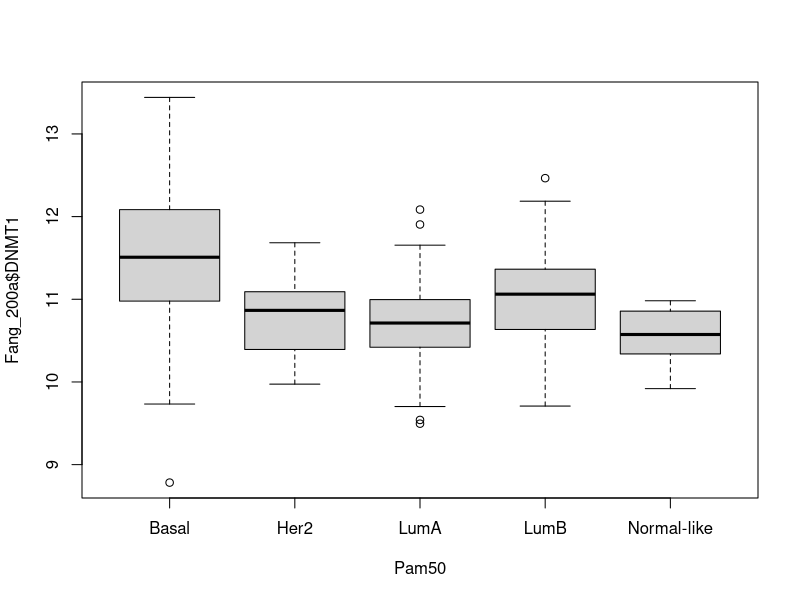
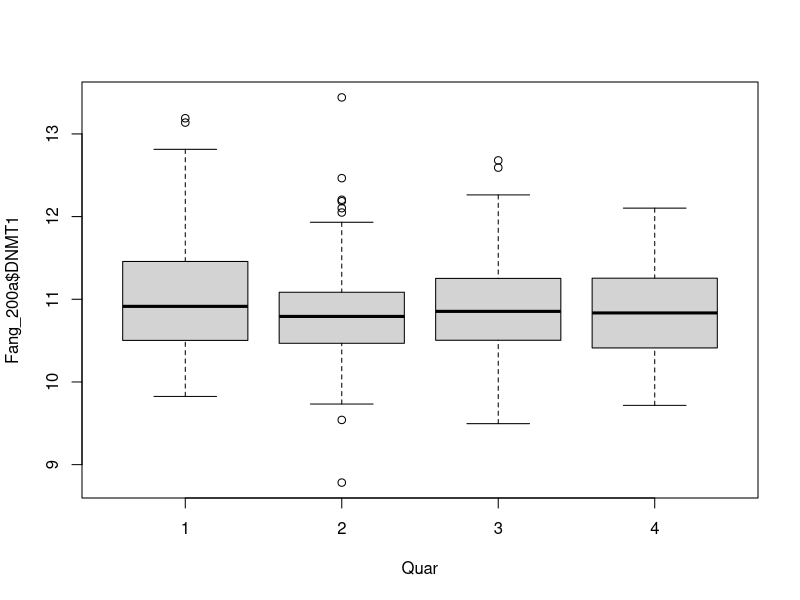
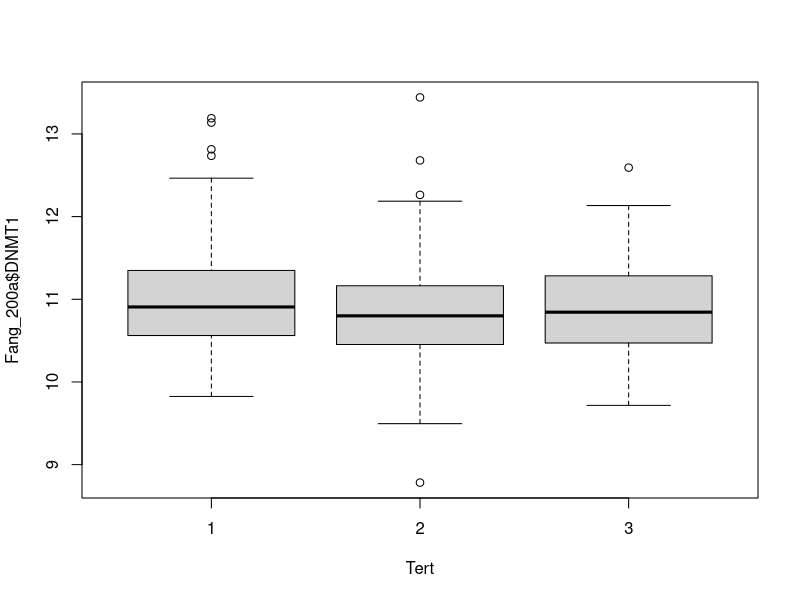
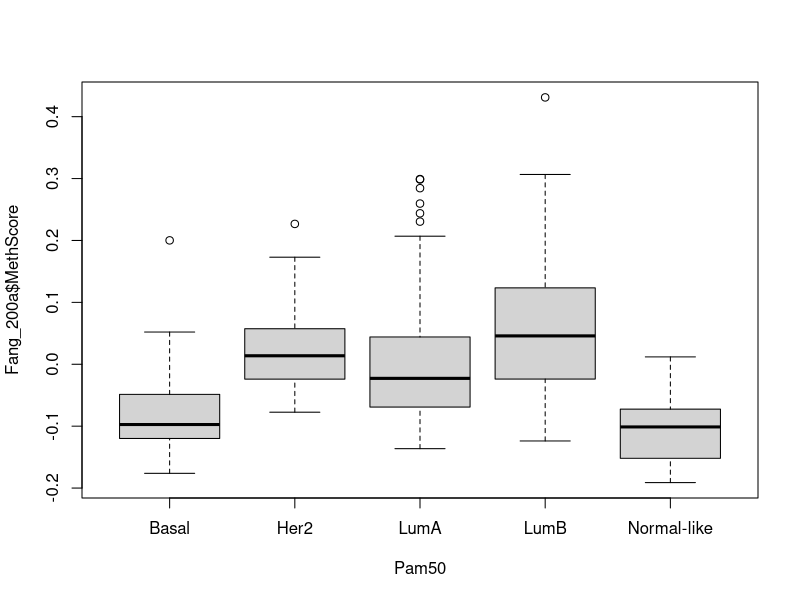
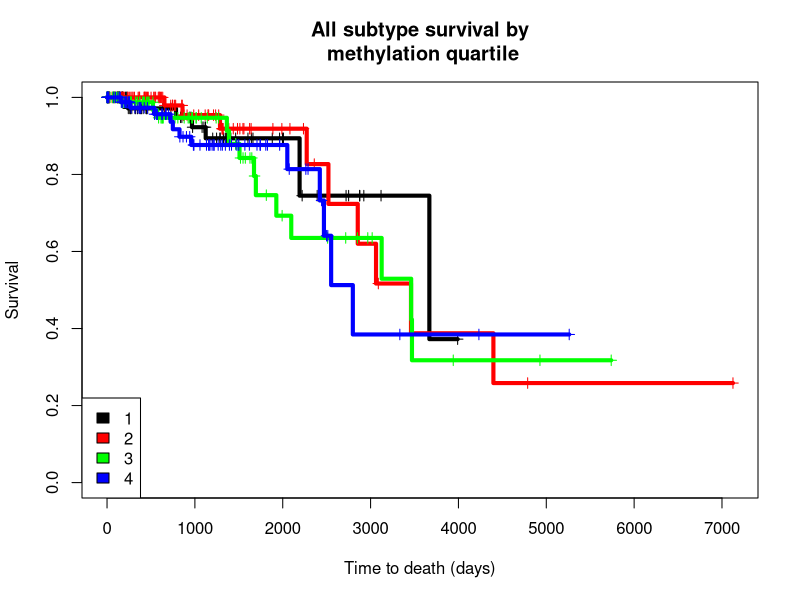
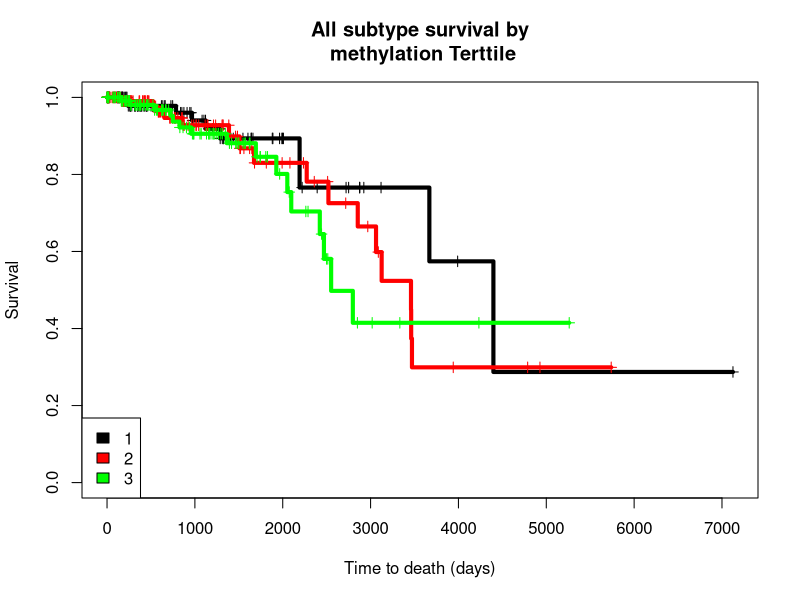
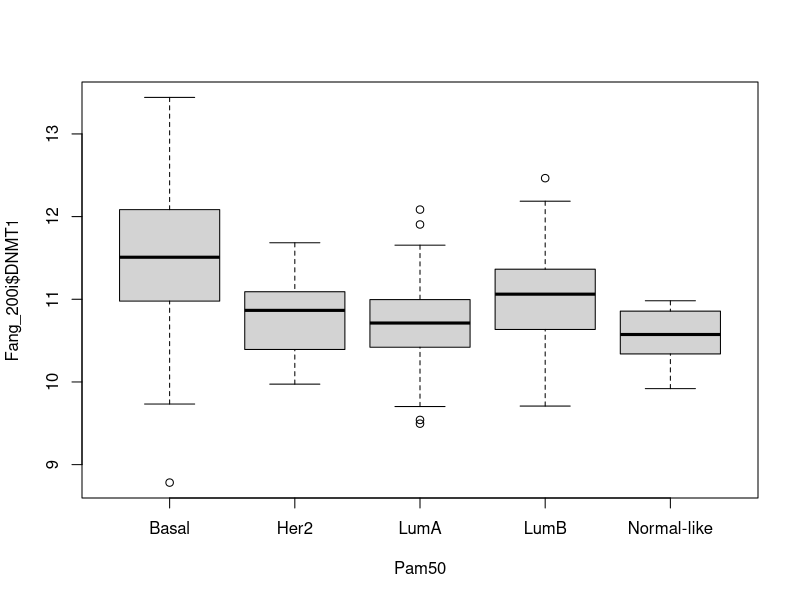
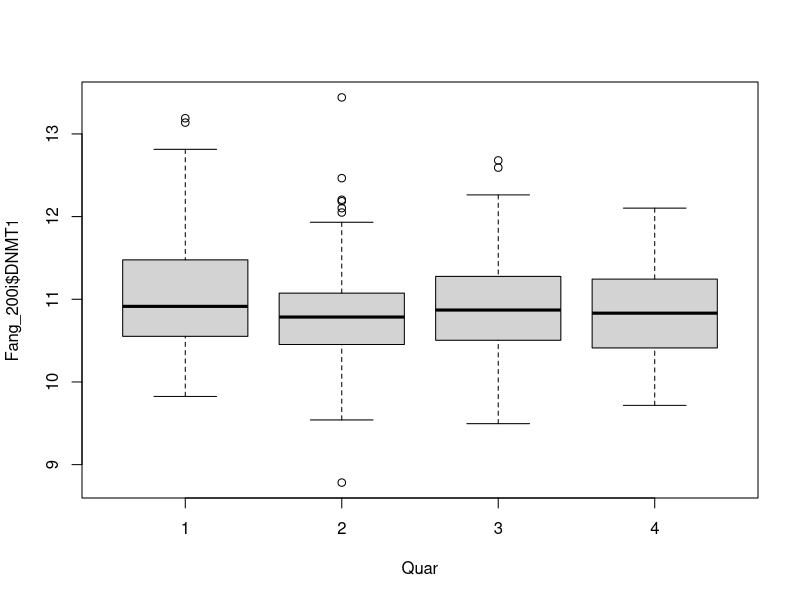

Source code (R) for these figures, in order:
setwd("~/Bioinformatics Work/Meth & RNA/Meth_overview")

library(survival)


#############   Including normals first

### Load in the normals files for each subset

Fang_200a <- read.table("Fang_TSS200_all_exp_set.txt", sep ="\t", header = TRUE, row.names = 1)

########### create factors

Pam50 <- as.factor(Fang_200a$Pam50)
Quar <- as.factor(Fang_200a$Quartile)
Tert <- as.factor(Fang_200a$Tertile)


boxplot(Fang_200a$DNMT1 ~ Pam50)
boxplot(Fang_200a$DNMT1 ~ Quar)
boxplot(Fang_200a$DNMT1 ~ Tert)

boxplot(Fang_200a$MethScore ~ Pam50)

aov.out = aov(Fang_200a$DNMT3B ~ Pam50)
summary(aov.out)
TukeyHSD(aov.out)


### Survivial curves

fit.diff = survdiff(Surv(Survival_time,Survival_event == 1) ~ factor(Quar),
                    data=Fang_200a) 
chisq2 = signif(1-pchisq(fit.diff$chisq,length(levels(factor(Quar)))-1),3) 
fit1 = survfit(Surv(Survival_time,Survival_event == 1)~Quar,
               data=Fang_200a,conf.type="log-log") 
kmcolours <- c("black", "red", "green", "blue")
plot(fit1, conf.int=F,col=kmcolours,xlab="Time to death (days)", 
     ylab="Survival",main=c("All subtype survival by\n methylation quartile"), 
     lwd=4,mark.time=TRUE)
legend("bottomleft",legend=levels(factor(Quar)),
       fill = kmcolours, cex = 1)

###do another anova for signifigance
anova(coxph(Surv(Survival_time,Survival_event == 1)~factor(Quar), data = Fang_200a))


####### by tertile

fit.diff = survdiff(Surv(Survival_time,Survival_event == 1) ~ factor(Tert),
                    data=Fang_200a) 
chisq2 = signif(1-pchisq(fit.diff$chisq,length(levels(factor(Tert)))-1),3) 
fit1 = survfit(Surv(Survival_time,Survival_event == 1)~Tert,
               data=Fang_200a,conf.type="log-log") 
kmcolours <- c("black", "red", "green", "blue")
plot(fit1, conf.int=F,col=kmcolours,xlab="Time to death (days)", 
     ylab="Survival",main=c("All subtype survival by\n methylation Terttile"), 
     lwd=4,mark.time=TRUE)
legend("bottomleft",legend=levels(factor(Tert)),
       fill = kmcolours, cex = 1)

###do another anova for signifigance
anova(coxph(Surv(Survival_time,Survival_event == 1)~factor(Tert), data = Fang_200a))


##########################################################################

Fang_200i <- read.table("Fang_TSS200_island_exp_set.txt", sep ="\t", header = TRUE, row.names = 1)

########### create factors

Pam50 <- as.factor(Fang_200i$Pam50)
Quar <- as.factor(Fang_200i$Quartile)
Tert <- as.factor(Fang_200i$Tertile)


boxplot(Fang_200i$DNMT1 ~ Pam50)
boxplot(Fang_200i$DNMT1 ~ Quar)
boxplot(Fang_200i$DNMT1 ~ Tert)

boxplot(Fang_200i$MethScore ~ Pam50)

aov.out = aov(Fang_200i$DNMT3B ~ Quar)
summary(aov.out)
TukeyHSD(aov.out)


### Survivial curves

fit.diff = survdiff(Surv(Survival_time,Survival_event == 1) ~ factor(Quar),
                    data=Fang_200i) 
chisq2 = signif(1-pchisq(fit.diff$chisq,length(levels(factor(Quar)))-1),3) 
fit1 = survfit(Surv(Survival_time,Survival_event == 1)~Quar,
               data=Fang_200i,conf.type="log-log") 
kmcolours <- c("black", "red", "green", "blue")
plot(fit1, conf.int=F,col=kmcolours,xlab="Time to death (days)", 
     ylab="Survival",main=c("All subtype survival by\n methylation quartile"), 
     lwd=4,mark.time=TRUE)
legend("bottomleft",legend=levels(factor(Quar)),
       fill = kmcolours, cex = 1)

###do another anova for signifigance
anova(coxph(Surv(Survival_time,Survival_event == 1)~factor(Quar), data = Fang_200i))


####### by tertile

fit.diff = survdiff(Surv(Survival_time,Survival_event == 1) ~ factor(Tert),
                    data=Fang_200i) 
chisq2 = signif(1-pchisq(fit.diff$chisq,length(levels(factor(Tert)))-1),3) 
fit1 = survfit(Surv(Survival_time,Survival_event == 1)~Tert,
               data=Fang_200i,conf.type="log-log") 
kmcolours <- c("black", "red", "green", "blue")
plot(fit1, conf.int=F,col=kmcolours,xlab="Time to death (days)", 
     ylab="Survival",main=c("All subtype survival by\n methylation Terttile"), 
     lwd=4,mark.time=TRUE)
legend("bottomleft",legend=levels(factor(Tert)),
       fill = kmcolours, cex = 1)

###do another anova for signifigance
anova(coxph(Surv(Survival_time,Survival_event == 1)~factor(Tert), data = Fang_200i))

#################################################################################################

Fang_1500a <- read.table("Fang_TSS1500_all_exp_set.txt", sep ="\t", header = TRUE, row.names = 1)


########### create factors

Pam50 <- as.factor(Fang_1500a$Pam50)
Quar <- as.factor(Fang_1500a$Quartile)
Tert <- as.factor(Fang_1500a$Tertile)


boxplot(Fang_1500a$DNMT1 ~ Pam50)
boxplot(Fang_1500a$DNMT1 ~ Quar)
boxplot(Fang_1500a$DNMT1 ~ Tert)

boxplot(Fang_1500a$MethScore ~ Pam50)

aov.out = aov(Fang_1500a$DNMT3B ~ Quar)
summary(aov.out)
TukeyHSD(aov.out)


### Survivial curves

fit.diff = survdiff(Surv(Survival_time,Survival_event == 1) ~ factor(Quar),
                    data=Fang_1500a) 
chisq2 = signif(1-pchisq(fit.diff$chisq,length(levels(factor(Quar)))-1),3) 
fit1 = survfit(Surv(Survival_time,Survival_event == 1)~Quar,
               data=Fang_1500a,conf.type="log-log") 
kmcolours <- c("black", "red", "green", "blue")
plot(fit1, conf.int=F,col=kmcolours,xlab="Time to death (days)", 
     ylab="Survival",main=c("All subtype survival by\n methylation quartile"), 
     lwd=4,mark.time=TRUE)
legend("bottomleft",legend=levels(factor(Quar)),
       fill = kmcolours, cex = 1)

###do another anova for signifigance
anova(coxph(Surv(Survival_time,Survival_event == 1)~factor(Quar), data = Fang_1500a))


####### by tertile

fit.diff = survdiff(Surv(Survival_time,Survival_event == 1) ~ factor(Tert),
                    data=Fang_1500a) 
chisq2 = signif(1-pchisq(fit.diff$chisq,length(levels(factor(Tert)))-1),3) 
fit1 = survfit(Surv(Survival_time,Survival_event == 1)~Tert,
               data=Fang_1500a,conf.type="log-log") 
kmcolours <- c("black", "red", "green", "blue")
plot(fit1, conf.int=F,col=kmcolours,xlab="Time to death (days)", 
     ylab="Survival",main=c("All subtype survival by\n methylation Terttile"), 
     lwd=4,mark.time=TRUE)
legend("bottomleft",legend=levels(factor(Tert)),
       fill = kmcolours, cex = 1)

###do another anova for signifigance
anova(coxph(Surv(Survival_time,Survival_event == 1)~factor(Tert), data = Fang_1500a))




#####################################################
Fang_1500i <- read.table("Fang_TSS1500_island_exp_set.txt", sep ="\t", header = TRUE, row.names = 1)



########### create factors

Pam50 <- as.factor(Fang_1500i$Pam50)
Quar <- as.factor(Fang_1500i$Quartile)
Tert <- as.factor(Fang_1500i$Tertile)


boxplot(Fang_1500i$DNMT1 ~ Pam50)
boxplot(Fang_1500i$DNMT1 ~ Quar)
boxplot(Fang_1500i$DNMT1 ~ Tert)

boxplot(Fang_1500i$MethScore ~ Pam50)

aov.out = aov(Fang_1500i$DNMT3B ~ Tert)
summary(aov.out)
TukeyHSD(aov.out)


### Survivial curves

fit.diff = survdiff(Surv(Survival_time,Survival_event == 1) ~ factor(Quar),
                    data=Fang_1500i) 
chisq2 = signif(1-pchisq(fit.diff$chisq,length(levels(factor(Quar)))-1),3) 
fit1 = survfit(Surv(Survival_time,Survival_event == 1)~Quar,
               data=Fang_1500i,conf.type="log-log") 
kmcolours <- c("black", "red", "green", "blue")
plot(fit1, conf.int=F,col=kmcolours,xlab="Time to death (days)", 
     ylab="Survival",main=c("All subtype survival by\n methylation quartile"), 
     lwd=4,mark.time=TRUE)
legend("bottomleft",legend=levels(factor(Quar)),
       fill = kmcolours, cex = 1)

###do another anova for signifigance
anova(coxph(Surv(Survival_time,Survival_event == 1)~factor(Quar), data = Fang_1500i))


####### by tertile

fit.diff = survdiff(Surv(Survival_time,Survival_event == 1) ~ factor(Tert),
                    data=Fang_1500i) 
chisq2 = signif(1-pchisq(fit.diff$chisq,length(levels(factor(Tert)))-1),3) 
fit1 = survfit(Surv(Survival_time,Survival_event == 1)~Tert,
               data=Fang_1500i,conf.type="log-log") 
kmcolours <- c("black", "red", "green", "blue")
plot(fit1, conf.int=F,col=kmcolours,xlab="Time to death (days)", 
     ylab="Survival",main=c("All subtype survival by\n methylation Terttile"), 
     lwd=4,mark.time=TRUE)
legend("bottomleft",legend=levels(factor(Tert)),
       fill = kmcolours, cex = 1)

###do another anova for signifigance
anova(coxph(Surv(Survival_time,Survival_event == 1)~factor(Tert), data = Fang_1500i))


############################################
#### Stir groups


### Load in the normals files for each subset

Stir_200a <- read.table("Stir_TSS200_all_exp_set.txt", sep ="\t", header = TRUE, row.names = 1)

########### create factors

Pam50 <- as.factor(Stir_200a$Pam50)
Quar <- as.factor(Stir_200a$Quartile)
Tert <- as.factor(Stir_200a$Tertile)


boxplot(Stir_200a$DNMT1 ~ Pam50)
boxplot(Stir_200a$DNMT1 ~ Quar)
boxplot(Stir_200a$DNMT1 ~ Tert)

boxplot(Stir_200a$MethScore ~ Pam50)

aov.out = aov(Stir_200a$DNMT1 ~ Quar)
summary(aov.out)
TukeyHSD(aov.out)


### Survivial curves

fit.diff = survdiff(Surv(Survival_time,Survival_event == 1) ~ factor(Quar),
                    data=Stir_200a) 
chisq2 = signif(1-pchisq(fit.diff$chisq,length(levels(factor(Quar)))-1),3) 
fit1 = survfit(Surv(Survival_time,Survival_event == 1)~Quar,
               data=Stir_200a,conf.type="log-log") 
kmcolours <- c("black", "red", "green", "blue")
plot(fit1, conf.int=F,col=kmcolours,xlab="Time to death (days)", 
     ylab="Survival",main=c("All subtype survival by\n methylation quartile"), 
     lwd=4,mark.time=TRUE)
legend("bottomleft",legend=levels(factor(Quar)),
       fill = kmcolours, cex = 1)

###do another anova for signifigance
anova(coxph(Surv(Survival_time,Survival_event == 1)~factor(Quar), data = Stir_200a))


####### by tertile

fit.diff = survdiff(Surv(Survival_time,Survival_event == 1) ~ factor(Tert),
                    data=Stir_200a) 
chisq2 = signif(1-pchisq(fit.diff$chisq,length(levels(factor(Tert)))-1),3) 
fit1 = survfit(Surv(Survival_time,Survival_event == 1)~Tert,
               data=Stir_200a,conf.type="log-log") 
kmcolours <- c("black", "red", "green", "blue")
plot(fit1, conf.int=F,col=kmcolours,xlab="Time to death (days)", 
     ylab="Survival",main=c("All subtype survival by\n methylation Terttile"), 
     lwd=4,mark.time=TRUE)
legend("bottomleft",legend=levels(factor(Tert)),
       fill = kmcolours, cex = 1)

###do another anova for signifigance
anova(coxph(Surv(Survival_time,Survival_event == 1)~factor(Tert), data = Stir_200a))


##########################################################################

Stir_200i <- read.table("Stir_TSS200_island_exp_set.txt", sep ="\t", header = TRUE, row.names = 1)

########### create factors

Pam50 <- as.factor(Stir_200i$Pam50)
Quar <- as.factor(Stir_200i$Quartile)
Tert <- as.factor(Stir_200i$Tertile)


boxplot(Stir_200i$DNMT1 ~ Pam50)
boxplot(Stir_200i$DNMT1 ~ Quar)
boxplot(Stir_200i$DNMT1 ~ Tert)

boxplot(Stir_200i$MethScore ~ Pam50)

aov.out = aov(Stir_200i$DNMT1 ~ Quar)
summary(aov.out)
TukeyHSD(aov.out)


### Survivial curves

fit.diff = survdiff(Surv(Survival_time,Survival_event == 1) ~ factor(Quar),
                    data=Stir_200i) 
chisq2 = signif(1-pchisq(fit.diff$chisq,length(levels(factor(Quar)))-1),3) 
fit1 = survfit(Surv(Survival_time,Survival_event == 1)~Quar,
               data=Stir_200i,conf.type="log-log") 
kmcolours <- c("black", "red", "green", "blue")
plot(fit1, conf.int=F,col=kmcolours,xlab="Time to death (days)", 
     ylab="Survival",main=c("All subtype survival by\n methylation quartile"), 
     lwd=4,mark.time=TRUE)
legend("bottomleft",legend=levels(factor(Quar)),
       fill = kmcolours, cex = 1)

###do another anova for signifigance
anova(coxph(Surv(Survival_time,Survival_event == 1)~factor(Quar), data = Stir_200i))


####### by tertile

fit.diff = survdiff(Surv(Survival_time,Survival_event == 1) ~ factor(Tert),
                    data=Stir_200i) 
chisq2 = signif(1-pchisq(fit.diff$chisq,length(levels(factor(Tert)))-1),3) 
fit1 = survfit(Surv(Survival_time,Survival_event == 1)~Tert,
               data=Stir_200i,conf.type="log-log") 
kmcolours <- c("black", "red", "green", "blue")
plot(fit1, conf.int=F,col=kmcolours,xlab="Time to death (days)", 
     ylab="Survival",main=c("All subtype survival by\n methylation Terttile"), 
     lwd=4,mark.time=TRUE)
legend("bottomleft",legend=levels(factor(Tert)),
       fill = kmcolours, cex = 1)

###do another anova for signifigance
anova(coxph(Surv(Survival_time,Survival_event == 1)~factor(Tert), data = Stir_200i))

#################################################################################################

Stir_1500a <- read.table("Stir_TSS1500_all_exp_set.txt", sep ="\t", header = TRUE, row.names = 1)


########### create factors

Pam50 <- as.factor(Stir_1500a$Pam50)
Quar <- as.factor(Stir_1500a$Quartile)
Tert <- as.factor(Stir_1500a$Tertile)


boxplot(Stir_1500a$DNMT1 ~ Pam50)
boxplot(Stir_1500a$DNMT1 ~ Quar)
boxplot(Stir_1500a$DNMT1 ~ Tert)

boxplot(Stir_1500a$MethScore ~ Pam50)

aov.out = aov(Stir_1500a$DNMT1 ~ Quar)
summary(aov.out)
TukeyHSD(aov.out)


### Survivial curves

fit.diff = survdiff(Surv(Survival_time,Survival_event == 1) ~ factor(Quar),
                    data=Stir_1500a) 
chisq2 = signif(1-pchisq(fit.diff$chisq,length(levels(factor(Quar)))-1),3) 
fit1 = survfit(Surv(Survival_time,Survival_event == 1)~Quar,
               data=Stir_1500a,conf.type="log-log") 
kmcolours <- c("black", "red", "green", "blue")
plot(fit1, conf.int=F,col=kmcolours,xlab="Time to death (days)", 
     ylab="Survival",main=c("All subtype survival by\n methylation quartile"), 
     lwd=4,mark.time=TRUE)
legend("bottomleft",legend=levels(factor(Quar)),
       fill = kmcolours, cex = 1)

###do another anova for signifigance
anova(coxph(Surv(Survival_time,Survival_event == 1)~factor(Quar), data = Stir_1500a))


####### by tertile

fit.diff = survdiff(Surv(Survival_time,Survival_event == 1) ~ factor(Tert),
                    data=Stir_1500a) 
chisq2 = signif(1-pchisq(fit.diff$chisq,length(levels(factor(Tert)))-1),3) 
fit1 = survfit(Surv(Survival_time,Survival_event == 1)~Tert,
               data=Stir_1500a,conf.type="log-log") 
kmcolours <- c("black", "red", "green", "blue")
plot(fit1, conf.int=F,col=kmcolours,xlab="Time to death (days)", 
     ylab="Survival",main=c("All subtype survival by\n methylation Terttile"), 
     lwd=4,mark.time=TRUE)
legend("bottomleft",legend=levels(factor(Tert)),
       fill = kmcolours, cex = 1)

###do another anova for signifigance
anova(coxph(Surv(Survival_time,Survival_event == 1)~factor(Tert), data = Stir_1500a))




#####################################################
Stir_1500i <- read.table("Stir_TSS1500_island_exp_set.txt", sep ="\t", header = TRUE, row.names = 1)



########### create factors

Pam50 <- as.factor(Stir_1500i$Pam50)
Quar <- as.factor(Stir_1500i$Quartile)
Tert <- as.factor(Stir_1500i$Tertile)


boxplot(Stir_1500i$DNMT1 ~ Pam50)
boxplot(Stir_1500i$DNMT1 ~ Quar)
boxplot(Stir_1500i$DNMT1 ~ Tert)

boxplot(Stir_1500i$MethScore ~ Pam50)

aov.out = aov(Stir_1500i$DNMT1 ~ Quar)
summary(aov.out)
TukeyHSD(aov.out)


### Survivial curves

fit.diff = survdiff(Surv(Survival_time,Survival_event == 1) ~ factor(Quar),
                    data=Stir_1500i) 
chisq2 = signif(1-pchisq(fit.diff$chisq,length(levels(factor(Quar)))-1),3) 
fit1 = survfit(Surv(Survival_time,Survival_event == 1)~Quar,
               data=Stir_1500i,conf.type="log-log") 
kmcolours <- c("black", "red", "green", "blue")
plot(fit1, conf.int=F,col=kmcolours,xlab="Time to death (days)", 
     ylab="Survival",main=c("All subtype survival by\n methylation quartile"), 
     lwd=4,mark.time=TRUE)
legend("bottomleft",legend=levels(factor(Quar)),
       fill = kmcolours, cex = 1)

###do another anova for signifigance
anova(coxph(Surv(Survival_time,Survival_event == 1)~factor(Quar), data = Stir_1500i))


####### by tertile

fit.diff = survdiff(Surv(Survival_time,Survival_event == 1) ~ factor(Tert),
                    data=Stir_1500i) 
chisq2 = signif(1-pchisq(fit.diff$chisq,length(levels(factor(Tert)))-1),3) 
fit1 = survfit(Surv(Survival_time,Survival_event == 1)~Tert,
               data=Stir_1500i,conf.type="log-log") 
kmcolours <- c("black", "red", "green", "blue")
plot(fit1, conf.int=F,col=kmcolours,xlab="Time to death (days)", 
     ylab="Survival",main=c("All subtype survival by\n methylation Terttile"), 
     lwd=4,mark.time=TRUE)
legend("bottomleft",legend=levels(factor(Tert)),
       fill = kmcolours, cex = 1)

###do another anova for signifigance
anova(coxph(Surv(Survival_time,Survival_event == 1)~factor(Tert), data = Stir_1500i))


